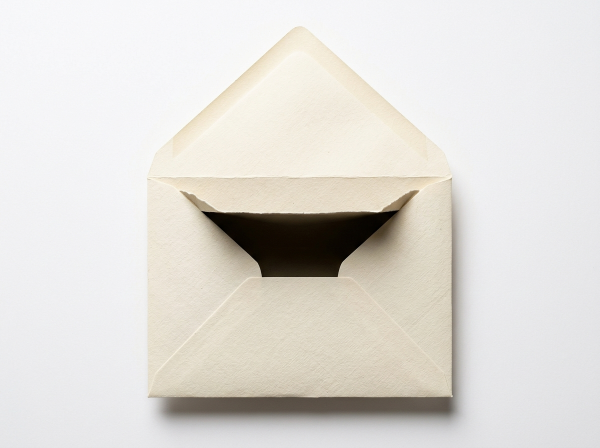
#> input picture img/realistic-open-envelope.jpg, 1200 x 896 px (shown at 1/2 size)
$ python process_envelope.py
#> lines starting #> are read from the running program, lines starting #| are printed output that depends on the picture
from PIL import Image

def process():
    src = Image.open('img/realistic-open-envelope.jpg').convert('RGBA')
    w, h = src.size
#> w = 1200; h = 896

    # 1. First, make the outer white background transparent
    # The envelope paper has warm tones (R > G > B), background is clean white (R>245, G>245, B>245)
    bg_removed = Image.new('RGBA', (w, h), (0, 0, 0, 0))
#> bg_removed: PIL image 1200x896 RGBA; every value is 0
    src_pixels = src.load()
    bg_pixels = bg_removed.load()

    # Find the envelope bounding box and mask white background
    for y in range(h):
        for x in range(w):
            r, g, b, a = src_pixels[x, y]
            # If near white background outside envelope
            # The envelope apex is around (600, 50), bottom is around y=800, left 280, right 920
            # Let's check distance to pure white
            if (x < 280 or x > 920 or y < 50 or y > 810) and (r > 242 and g > 242 and b > 242):
                bg_pixels[x, y] = (0, 0, 0, 0)
            elif (r > 248 and g > 248 and b > 248) and (y < 350 or y > 790 or x < 290 or x > 910):
                bg_pixels[x, y] = (0, 0, 0, 0)
            else:
                bg_pixels[x, y] = (r, g, b, 255)

    bg_removed.save('img/envelope-back.png', 'PNG')
    print('Saved envelope-back.png')

    # 2. Extract the front pocket
    # The front pocket starts around y=355 on left/right edges, and dips to y=545 along the slit
    front_pocket = Image.new('RGBA', (w, h), (0, 0, 0, 0))
    front_pixels = front_pocket.load()

    for y in range(h):
        for x in range(w):
            r, g, b, a = bg_pixels[x, y]
            if a == 0:
                continue

            # Determine if (x, y) is in the front pocket:
            # Cavity is roughly x in [415, 785] and y in [420, 545]
            # Left wing slopes from (280, 355) down to (415, 545)
            # Right wing slopes from (920, 355) down to (785, 545)
            # Center lip is at y >= 545
            in_pocket = False
            if y >= 545:
                in_pocket = True
            elif x < 415:
                # Left wing slope: y >= 355 + (x - 280) * (545 - 355) / (415 - 280)
                slope_y = 355 + (x - 280) * 190.0 / 135.0
                if y >= slope_y:
                    in_pocket = True
            elif x > 785:
                # Right wing slope: y >= 355 + (920 - x) * (545 - 355) / (920 - 785)
                slope_y = 355 + (920 - x) * 190.0 / 135.0
                if y >= slope_y:
                    in_pocket = True

            if in_pocket:
                front_pixels[x, y] = (r, g, b, 255)

    front_pocket.save('img/envelope-front.png', 'PNG')
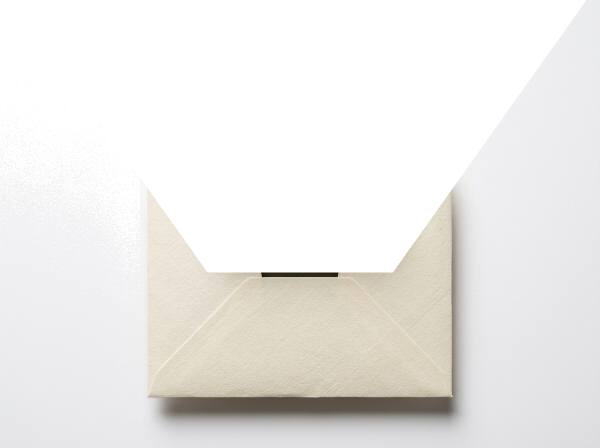
#> saved as envelope-front.png: PIL image 1200x896 RGBA (shown at 1/2 size); mean R, G, B, A 123.1, 121.7, 119.3, 141.6; transparent parts drawn white
    print('Saved envelope-front.png')

if __name__ == '__main__':
    process()
